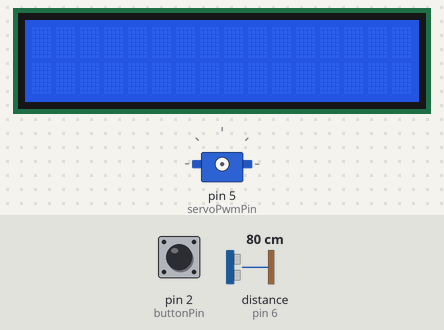
Simulated run of this sketch. Board: Arduino Uno, built with avr-gcc and run on an emulated ATmega328P. On the bench: 16×2 character LCD, servo. Wiring (inferred from the names in the program): ultrasonic range finder: trigger pin 7; echo pin 6. The test bench sets the inputs (shaded band); at power-on: pin 2 (buttonPin) LOW, distance to the obstacle (sensor on pin 6) 80 cm. The echo pulse lasts 58.3 µs per cm.

Above: at 1.2 s.
1.3 s: pin 2 (buttonPin) pulled HIGH for 0.15 s
2.9 s: distance to the obstacle (sensor on pin 6) set to 29 cm
4.4 s: distance to the obstacle (sensor on pin 6) set to 23 cm
At 5.7 s:
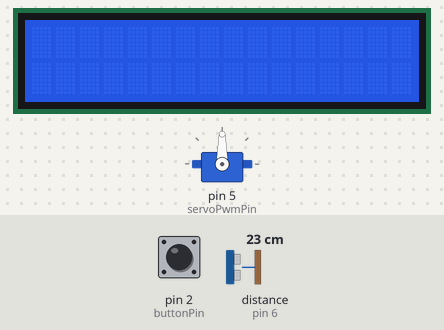
6.0 s: pin 2 (buttonPin) pulled HIGH for 1 s
At 7.6 s:
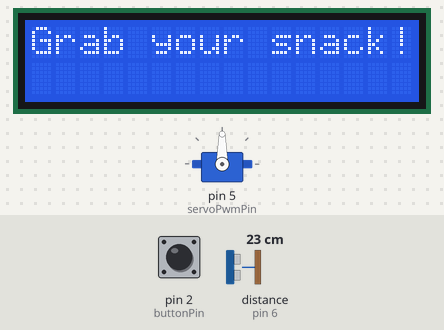
10.0 s: pin 2 (buttonPin) pulled HIGH for 3.2 s
Timing chart, 0 to 13.0 s (numbered marks = the images above; inputs shaded):
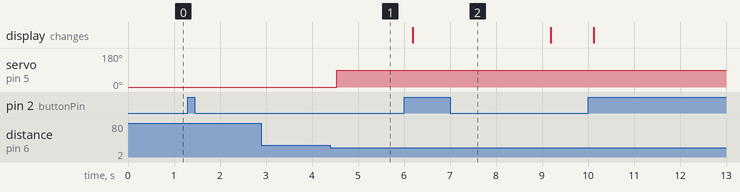

The sketch:

servoSonarLCD.ino
```cpp
#include <Servo.h>
#include <Wire.h>
#include <LiquidCrystal_I2C.h>

#define FALL_DISTANCE_CM_THRESHOLD 25
#define FALL_DISTANCE_CM_THRESHOLD_LOW 2

const int buttonPin = 2;
const int servoPwmPin = 5;

// Variables will change:
int buttonState;
int lastButtonState = LOW;

// FOR LCD
LiquidCrystal_I2C lcd(0x27, 16, 2); // set the LCD address to 0x27 for a 16 chars and 2 line display

unsigned long lastDebounceTime = 0;
unsigned long debounceDelay = 50;
// Sonar Pins
const int pingPin = 7; // Trigger Pin of Ultrasonic Sensor
const int echoPin = 6; // Echo Pin of Ultrasonic Sensor

Servo myservo;

//sonar outputs
long cm;

void setup() {
  // Serial.begin(9600);
  // pinMode(2, INPUT_PULLUP);
  pinMode(buttonPin, INPUT);
  lcd.init();         // initialize the lcd
  lcd.backlight();    // Turn on the LCD screen backlight
}

void servo720Rotation(){
  myservo.attach(servoPwmPin);
  myservo.write(0);
  while (cm > FALL_DISTANCE_CM_THRESHOLD || cm < FALL_DISTANCE_CM_THRESHOLD_LOW){
    sonarUpdate();
  }

  myservo.write(90);
  // // delay(5000);
  myservo.detach();
}

void sonarUpdate(){
  pinMode(pingPin, OUTPUT);
  digitalWrite(pingPin, LOW);
  delayMicroseconds(2);
  digitalWrite(pingPin, HIGH);
  delayMicroseconds(10);
  digitalWrite(pingPin, LOW);
  pinMode(echoPin, INPUT);
  long duration = pulseIn(echoPin, HIGH);
  cm = microsecondsToCentimeters(duration);
  // Serial.print(cm);
  // Serial.print("cm");
  // Serial.println();
  delay(100);
}

void loop() {
  int reading = digitalRead(buttonPin);

  // check to see if you just pressed the button
  // (i.e. the input went from LOW to HIGH), and you've waited long enough
  // since the last press to ignore any noise:

  // If the switch changed, due to noise or pressing:
  if (reading != lastButtonState) {
    // reset the debouncing timer
    lastDebounceTime = millis();
  }

  if ((millis() - lastDebounceTime) > debounceDelay) {
    // whatever the reading is at, it's been there for longer than the debounce
    // delay, so take it as the actual current state:

    // if the button state has changed:
    if (reading != buttonState) {
      buttonState = reading;

      // only toggle the LED if the new button state is HIGH
      if (buttonState == HIGH) {
        if (cm > FALL_DISTANCE_CM_THRESHOLD || cm < FALL_DISTANCE_CM_THRESHOLD_LOW) servo720Rotation();
        else {
          // Serial.println("PLEASE REMOVE THE PRODUCT FROM THE SHELF FIRST");
          // lcd.setCursor(0, 0);
          // lcd.clear();
          // lcd.print("Grab your snack!");
          // // Serial.println("Blocked");
          // delay(3000);
          // lcd.clear();
          msgToLCD("Grab your snack!");
        }
      }
    }
  }

  // set the LED:

  // save the reading. Next time through the loop, it'll be the lastButtonState:
  lastButtonState = reading;


  sonarUpdate();
}

void msgToLCD(char *s){
  char s1[17] = "                ";
  char s2[17] = "                ";
  int n = strlen(s);
  int s1Size = n < 16 ? n : 16;
  int s2Start = n > 16 ? 16 : -1;

  for (int i = 0; i < s1Size; i++){
    s1[i] = s[i];
  }
  if(s2Start != -1 ){
    for (int i = 16; i < n; i++){
      s2[i - 16] = s[i];
    }
  }


  lcd.clear();
  lcd.setCursor(0, 0);
  lcd.print(s1);
  if(s2Start != -1){
    lcd.setCursor(0, 1);
    lcd.print(s2);
  }
  delay(3000);
  lcd.clear();
}

long microsecondsToCentimeters(long microseconds) {
   return microseconds / 29 / 2;
}
```

Measured:
- the behaviour switches between 27 and 26 cm on distance to the obstacle (sensor on pin 6) (found by bisection; images 0 and 1)
- after the input at 2.9 s, every drawn part: stays the same
- after the input at 4.4 s, servo on pin 5 (servoPwmPin): 0° → 90° after 0.14 s
- after the input at 6.0 s, the display: changes after 0.19 s (image 2)
